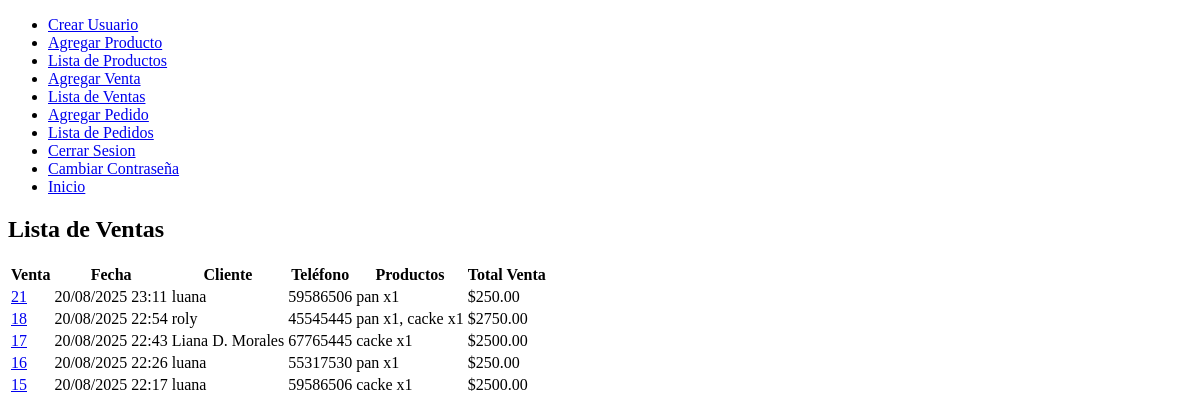
/lista_ventas/ (signed in), run on an earlier commit of the app's database.
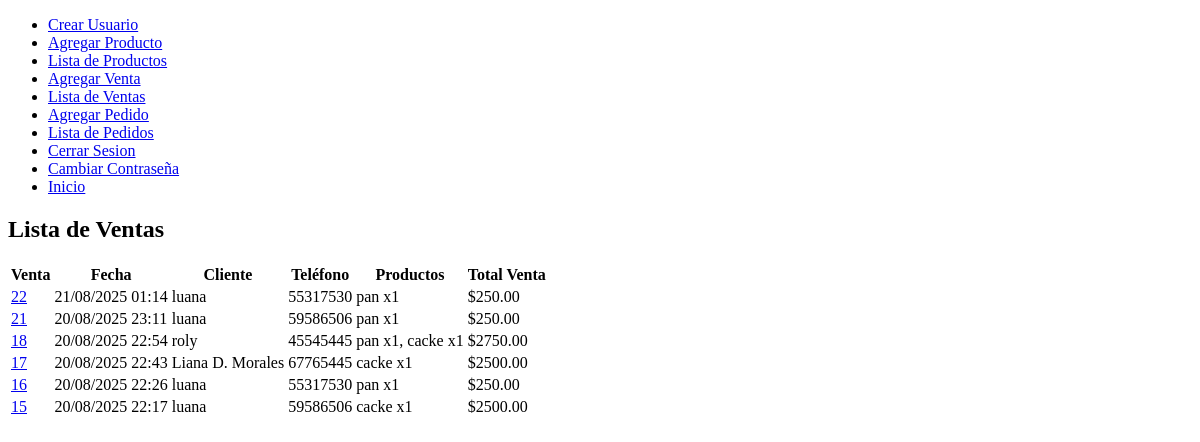
And on a later commit of the database.
### app/models.py (models this page shows, shortened)
class Venta(models.Model):
    fecha = models.DateTimeField(auto_now_add=True)
    cliente_nombre = models.CharField(max_length=255, blank=True, null=True)
    cliente_telefono = models.CharField(max_length=15, blank=True, null=True)
    total = models.DecimalField(max_digits=10, decimal_places=2, default=0)
    productos = models.ManyToManyField(Producto, through='DetalleVenta')

class DetalleVenta(models.Model):
    venta = models.ForeignKey(Venta, on_delete=models.CASCADE)
    producto = models.ForeignKey(Producto, on_delete=models.CASCADE)
    cantidad = models.PositiveIntegerField()
    precio_unitario = models.DecimalField(max_digits=10, decimal_places=2)

class Producto(models.Model):
    nombre = models.CharField(max_length=255)
    descripcion = models.TextField()
    precio_venta = models.DecimalField(max_digits=10, decimal_places=2)
    cantidad_stock = models.PositiveIntegerField(default=0)
    categoria = models.CharField(max_length=100, null=True, blank=True)

### app/views.py (the view)
# urls.py: path('lista_ventas/', views.lista_ventas, name='lista_ventas'),
@login_required
def lista_ventas(request):
    ventas = Venta.objects.all().order_by('-fecha')
    return render(request, 'lista_ventas.html', {'ventas': ventas})

### punto_de_venta/templates/lista_ventas.html
{% extends 'base.html' %}
{% block content %}
<h2>Lista de Ventas</h2>
<table>
    <thead>
        <tr>
            <th>Venta</th>
            <th>Fecha</th>
            <th>Cliente</th>
            <th>Teléfono</th>
            <th>Productos</th>
            <th>Total Venta</th>
        </tr>
    </thead>
    <tbody>
        {% for venta in ventas %}
        <tr>
            <td>
                <a href="{% url 'detalles_venta' venta.id %}">
                    {{ venta.id }}
                </a>
            </td>
            <td>{{ venta.fecha|date:"d/m/Y H:i" }}</td>
            <td>{{ venta.cliente_nombre }}</td>
            <td>{{ venta.cliente_telefono }}</td>
            <td>
                {% for detalle in venta.detalleventa_set.all %}
                    {{ detalle.producto.nombre }} x{{ detalle.cantidad }}{% if not forloop.last %}, {% endif %}
                {% endfor %}
            </td>
            <td>${{ venta.total }}</td>
        </tr>
        {% endfor %}
    </tbody>
</table>
{% endblock %}

What changed in the data, as far as the page shows it:
added Venta: id "22", fecha "21/08/2025 01:14", cliente_nombre "luana", cliente_telefono "55317530", total "250.00"
added DetalleVenta: producto.nombre "pan", cantidad "1", shown under "22"
